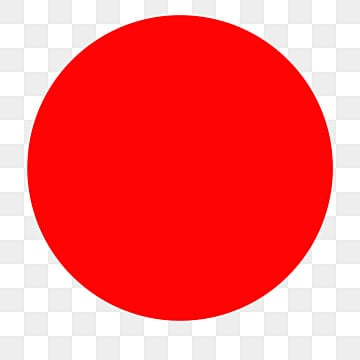
#> input picture img/img1.jpg, 360 x 360 px
$ python testeye.py
#> lines starting #> are read from the running program, lines starting #| are printed output that depends on the picture; after the words box and inside, x2 and y2 are one past the last pixel; in counts of white or black regions, pixels touching at a corner belong together
import cv2
import numpy as np
import math
#reading input
inp= int(input("enter pixel x coordinte"))
#> the answer given: 3
inp2=int(input("enter pixel y coordinte"))
#> the answer given: 3
#reading image
image = cv2.imread('img/img1.jpg')
#> image is the input picture: shape (360, 360, 3); mean B, G, R 109.6, 109.1, 250
output = image.copy()
#colour image to grayscale
img = cv2.cvtColor(image, cv2.COLOR_BGR2GRAY)
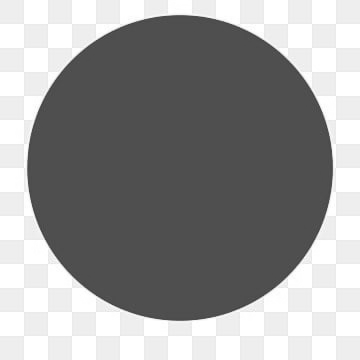
#> img: shape (360, 360); min 56, max 255, mean 151.4
# Find circles
circles = cv2.HoughCircles(img, cv2.HOUGH_GRADIENT, 1.5, 150)
#> circles = [[179.2, 167.2, 153.1]]
print(circles)
#| [[[179.25 167.25 153.15]]]
# If some circle is found
if circles is not None:
   # Get the (x, y, r) as integers
   circles = np.round(circles[0, :]).astype("int")
#> circles = [[179, 167, 153]]
   print(circles)
#| [[179 167 153]]
   # looping  circles
   for (x, y, r) in circles:
      print(x, y, r)
      cv2.circle(output, (x, y), r, (0, 255, 0), 2)
#> this loop made 1 pass
#| 179 167 153
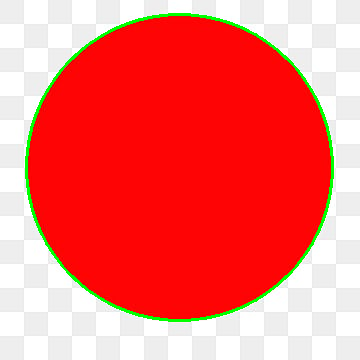
#> output: shape (360, 360, 3); 2.21% of pixels changed, all inside (x1, y1, x2, y2) = (25, 13, 334, 322)
   p=math.sqrt((inp - x) ** 2 + (inp2 - y) ** 2)
#> p = 240.6
   if  p < r:
      print("Pixels are inside the given circle")
   else:
      print("Pixels are outside the given circle")

# show the output image
cv2.imshow("circle",output)
cv2.waitKey(0)
